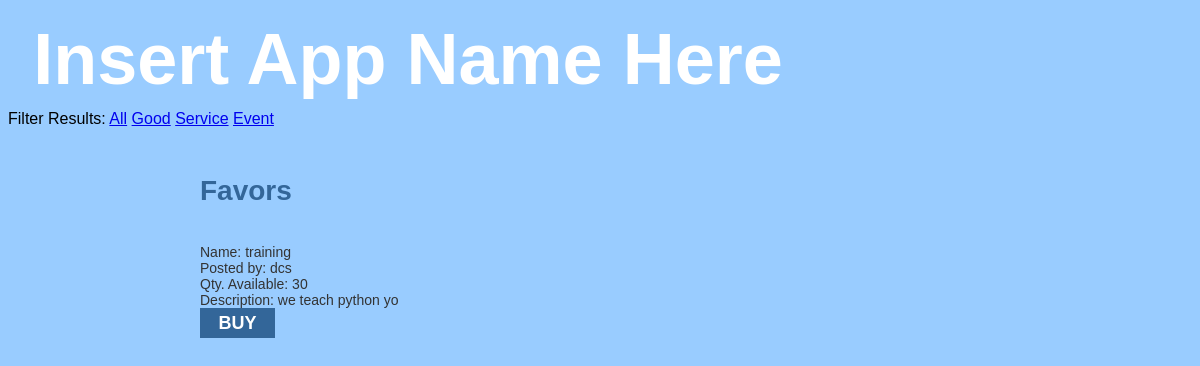
Screenshot of /bryan/filter.php?filter=Service with the database file from the repository.
### tables this page shows
CREATE TABLE IF NOT EXISTS `favor` (
	`favorid` INTEGER AUTO_INCREMENT,
	`owner` INTEGER NOT NULL,
	`name` VARCHAR(20) UNIQUE,
	`worth` INTEGER NOT NULL,
	`qty` INTEGER,
	`type` ENUM('Service', 'Event', 'Good') NOT NULL,
	`description` TEXT,
	CONSTRAINT `favorPK` PRIMARY KEY (`favorid`),
	CONSTRAINT `favorFKuser` FOREIGN KEY (`owner`) REFERENCES `user` (`userid`)
);

CREATE TABLE IF NOT EXISTS `user` (
	`userid` INTEGER AUTO_INCREMENT,
	`username` VARCHAR(20) UNIQUE,
	`points` INTEGER DEFAULT 0,
	`password` VARCHAR(20),
	`about` TEXT,
	`isOrg` BOOLEAN DEFAULT 0, 
	CONSTRAINT `userPK` PRIMARY KEY (`userid`)
);

### bryan/filter.php (the view, shortened to what this page needs)
<?php
$idto = $_SESSION['userid'];
if(isset($_GET['filter'])) {
	$key = $_GET['filter'];
	$data = mysql_query("select * from favor join user on favor.owner = user.userid where type = '$key' and favor.owner != '$idto'");
}
else {
	$data = mysql_query("select * from favor join user on favor.owner = user.userid where favor.owner != '$idto'");
}
?>
<!DOCTYPE html>
<html>
<head>
</head>
<body>
	<div class = "reg" id = "logo"><a href = "index.php">Insert App Name Here</a></div>
	<div>Filter Results: <a href = "filter.php">All</a> <a href = "filter.php?filter=Good">Good</a> <a href = "filter.php?filter=Service">Service</a> <a href = "filter.php?filter=Event">Event</a></div>
	<div class = "c main long" >
		<h4>Favors</h4>
		<?php
		while( $favor = mysql_fetch_array($data)){
		?>
			<form method = "post" action = "filter.php?xchange=go" id = "form">
			Name: <?php echo $favor['name']?> <input  name = "name" value = "<?php echo $favor['name']?>" class = "favor hidden"/> <br/>
			Posted by: <?php echo $favor['username']?> <input  name = "userid" value = "<?php echo $favor['userid']?>" class = "favor hidden"/> <br/>
			Qty. Available: <?php echo $favor['qty']?> <input name = "qty" value = "<?php echo $favor['qty']?>" class = "favor hidden"/> <br/>
			Description: <?php echo $favor['description']?> <input name = "description" value = "<?php echo $favor['description']?>" class = "favor hidden"/><br/>
			<input type = "submit" value = "BUY" id = "submit"/>
			</form>
			<br/>
		<?php
		}
		?>
	</div>
</body>
</html>

### bryan/filter.php (style rules this page uses)
.reg { margin: 0; padding: 0 }
.c { position: relative; margin: 0 auto; }
.main { width: 800px; color: #336699; font-weight: bold; padding: 10px; font-size: 28px; }
#logo a:link, #logo a:visited, #logo a:active, #logo a:hover { display: inline-block; padding: 10px; margin: 0px; text-decoration: none; color: white; }
#logo { color: white; font-size: 72px; font-weight: bold; height: auto; width: 800px; text-align: center; top: 75px; }
#form { font-weight: normal; font-size: 14px; color: #333333; }
#submit { display: block; border: none; background: #336699; width: 75px; height: 30px; padding: 0px; color: white; font-weight: bold; font-size: 18px; cursor: pointer; }
body { background: #99CCFF; font-family: Helvetica; }

### rows the page displays
favor: name "training", owner.username "dcs", qty "30", description "we teach python yo"
